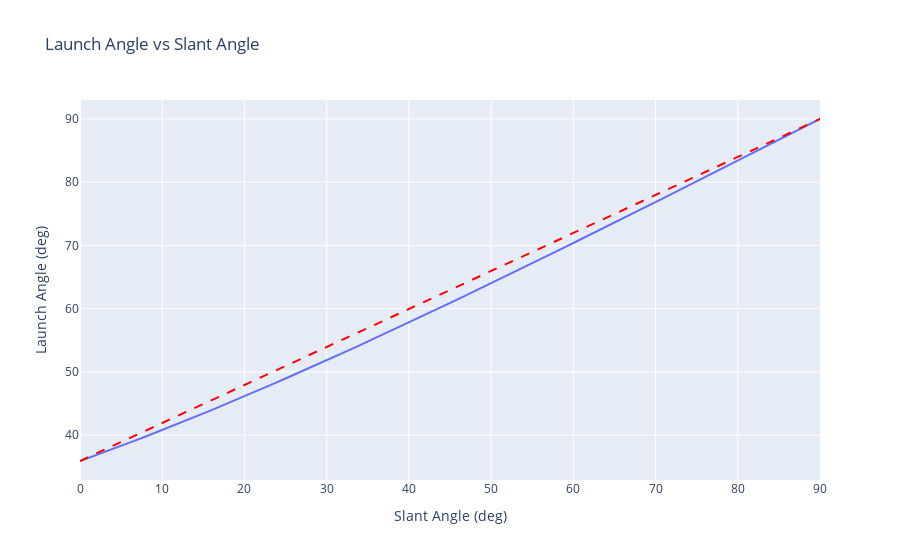

This figure's notebook cell:
### Code cell
import plotly.express as px
import plotly.graph_objects as go

fig = px.line(
    envelope_df,
    x='slant_angle_deg',
    y='launch_angle_deg',
    title='Launch Angle vs Slant Angle',
    labels={'slant_angle_deg': 'Slant Angle (deg)', 'launch_angle_deg': 'Launch Angle (deg)'}
)

# Add a chord (straight line) connecting the first and last points
fig.add_trace(go.Scatter(
    x=[envelope_df['slant_angle_deg'].iloc[0], envelope_df['slant_angle_deg'].iloc[-1]],
    y=[envelope_df['launch_angle_deg'].iloc[0], envelope_df['launch_angle_deg'].iloc[-1]],
    mode='lines',
    line=dict(color='red', dash='dash'),
    showlegend=False,
))
fig.show()

### Figure 1 — Plotly figure (JSON) as saved in the notebook; plotly's stock layout.template omitted (floating-point values rounded to 4 significant figures)
{"data": [{"hovertemplate": "Slant Angle (deg)=%{x}<br>Launch Angle (deg)=%{y}<extra></extra>", "legendgroup": "", "line": {"color": "#636efa", "dash": "solid"}, "marker": {"symbol": "circle"}, "mode": "lines", "name": "", "orientation": "v", "showlegend": false, "type": "scatter", "x": [0.0, 1.0, 2.0, 3.0, 4.0, 5.0, 6.0, 7.0, 8.0, 9.0, 10.0, 11.0, 12.0, 13.0, 14.0, 15.0, 16.0, 17.0, 18.0, 19.0, 20.0, 21.0, 22.0, 23.0, 24.0, 25.0, 26.0, 27.0, 28.0, 29.0, 30.0, 31.0, 32.0, 33.0, 34.0, 35.0, 36.0, 37.0, 38.0, 39.0, 40.0, 41.0, 42.0, 43.0, 44.0, 45.0, 46.0, 47.0, 48.0, 49.0, 50.0, 51.0, 52.0, 53.0, 54.0, 55.0, 56.0, 57.0, 58.0, 59.0, 60.0, 61.0, 62.0, 63.0, 64.0, 65.0, 66.0, 67.0, 68.0, 69.0, 70.0, 71.0, 72.0, 73.0, 74.0, 75.0, 76.0, 77.0, 78.0, 79.0, 80.0, 81.0, 82.0, 83.0, 84.0, 85.0, 86.0, 87.0, 88.0, 89.0, 90.0], "xaxis": "x", "y": [35.92, 36.38, 36.86, 37.34, 37.82, 38.31, 38.79, 39.3, 39.8, 40.3, 40.81, 41.33, 41.85, 42.37, 42.9, 43.44, 43.97, 44.51, 45.05, 45.6, 46.16, 46.7, 47.26, 47.82, 48.39, 48.96, 49.53, 50.11, 50.68, 51.26, 51.84, 52.43, 53.02, 53.61, 54.2, 54.8, 55.4, 56.0, 56.61, 57.23, 57.82, 58.43, 59.05, 59.66, 60.29, 60.9, 61.52, 62.14, 62.77, 63.4, 64.02, 64.65, 65.29, 65.92, 66.55, 67.19, 67.83, 68.47, 69.11, 69.75, 70.39, 71.03, 71.68, 72.33, 72.97, 73.62, 74.27, 74.91, 75.57, 76.22, 76.87, 77.52, 78.18, 78.83, 79.49, 80.14, 80.8, 81.45, 82.11, 82.76, 83.42, 84.08, 84.74, 85.39, 86.05, 86.71, 87.37, 88.03, 88.68, 89.34, 90.0], "yaxis": "y"}, {"line": {"color": "red", "dash": "dash"}, "mode": "lines", "showlegend": false, "type": "scatter", "x": [0, 90], "y": [35.92, 90]}], "layout": {"legend": {"tracegroupgap": 0}, "title": {"text": "Launch Angle vs Slant Angle"}, "xaxis": {"anchor": "y", "domain": [0, 1], "title": {"text": "Slant Angle (deg)"}}, "yaxis": {"anchor": "x", "domain": [0, 1], "title": {"text": "Launch Angle (deg)"}}}}
